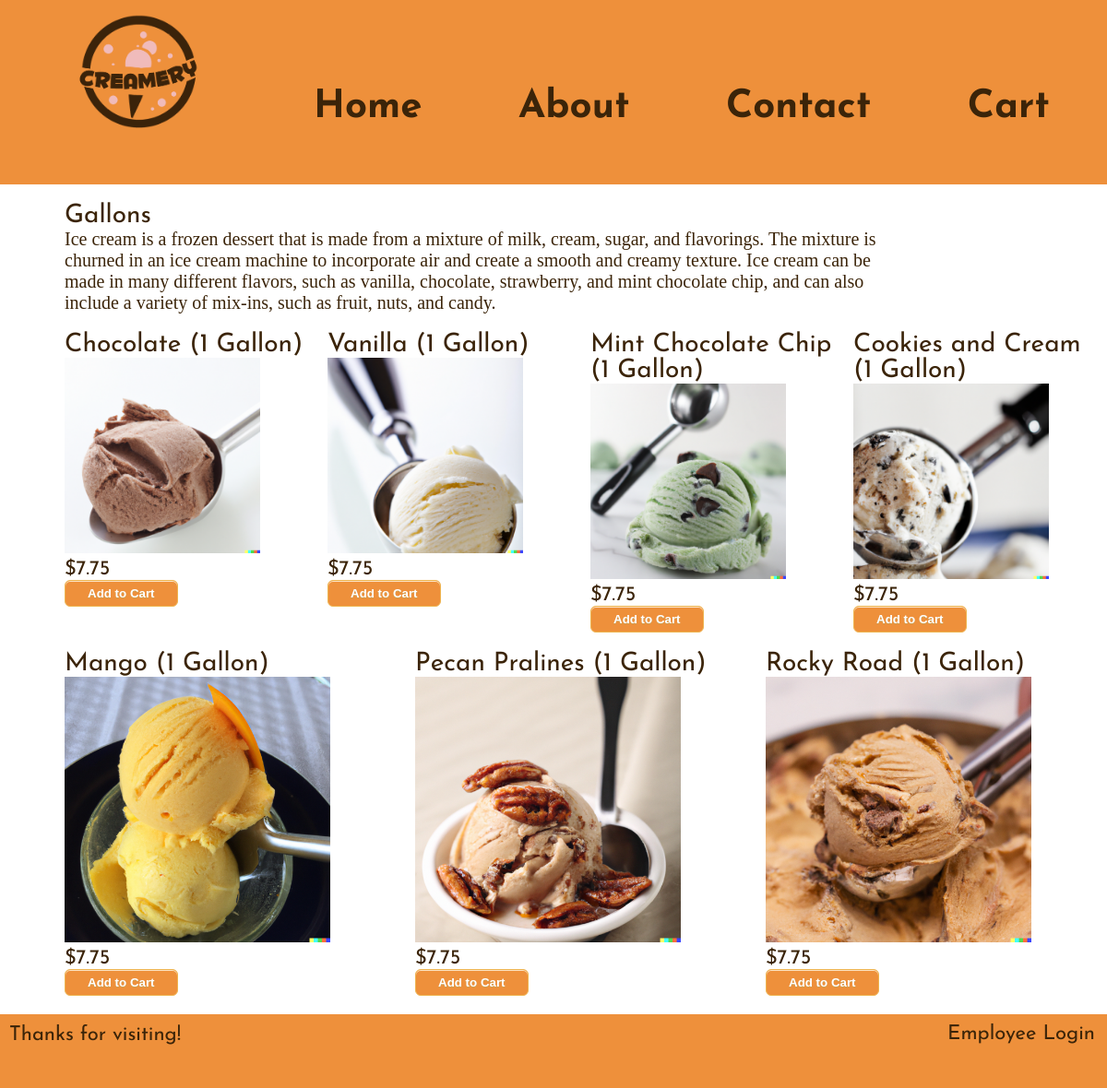
The page /category/5 on the database its author committed.
### app.py (models this page shows)
class Cat(db.Model):
    id = db.Column(db.Integer, primary_key=True)
    name = db.Column(db.Text, nullable=False)
    img = db.Column(db.Text, nullable=False)
    desc = db.Column(db.String(5000))

class Products(db.Model):
    id = db.Column(db.Integer, primary_key=True, autoincrement=True)
    name = db.Column(db.String(100))
    cat_ID = db.Column(db.Integer)
    price = db.Column(db.Float)
    quantity = db.Column(db.Integer)
    img = db.Column(db.String(100))

### app.py (the view)
@app.route('/category/<int:id>')
def category(id):
    category = Cat.query.filter_by(id=id).first()
    products = Products.query.filter_by(cat_ID=id).all()
    return render_template('category.html', category=category, products=products)

### templates/category.html (shortened to what this page needs)
{% extends 'base.html' %}
{% block content %}
<div class="text"><h3>{{ category.name }}</h3>
    {{ category.desc }}
    </div>
        {% for product in products %}
        <div class="image"><h3>{{ product.name }}</h3>
            <img src="{{ url_for('static', filename='images/' + product.img) }}">
            <p><h4>${{ product.price }}</h3></p>
            <button onclick="addToCart('{{ product.name }}', {{ product.price }})">Add to Cart</button>
        </div>
        {% endfor %}
{% endblock %}

### templates/base.html (shortened to what this page needs)
<!doctype html>
<html>
  <head>
    <link rel="stylesheet" href="{{ url_for('static', filename='style.css') }}">
  </head>
  <body>
        <header>
            <div class="nav">
          <ul class ="row">
            <li><a href="/"><img src="{{ url_for('static', filename='images/creamery.png') }}"></a></li>
            <li><a href="/"><h1>Home</h1></a></li>
            <li><h1><a href="/about">About</a></h1></li>
            <li><h1><a href="/contact">Contact</a></h1></li>
            <li><h1><a href="/cart">Cart</a></h1></li>
          </ul>
          </div>
        </header>
      <div id="wrapper">
        {% block content %}{% endblock %}
      </div>
      <footer><h4>Thanks for visiting!<span><a href="./management-login.html">Employee Login</a> </span></h4></footer>
  </body>
</html>

### static/style.css (style rules this page uses)
* { margin: 0; padding: 0; box-sizing: border-box; }
body { margin: 0; height: 100%; font-size: 1.25rem; font-family: 'Garamond', serif; color: #3b2409; }
header, footer, article { padding: 10px; }
footer { background: #ee903b; height: 10vh; }
footer span { float: right; padding-right: 3px; }
header { height:25vh; background: #ee903b; }
header img { max-width:50%; min-width:10%; max-height:20vh; min-height:10%; }
header ul { margin:0; padding:0; list-style-type: none; display:flex; justify-content: space-around; }
header ul li { cursor:pointer; padding:5px; flex:auto; text-align:center; }
header a,footer a { text-decoration:none; color: #3b2409; }
h1,h2,h3,h4,.button { font-family: 'Josefin', sans-serif; }
h1 { font-size: 42px; font-weight: 800; margin-top:10vh; }
h3 { font-size: 28px; font-weight: 400; }
h4 { font-size: 22px; font-weight: 400; display: inline; }
#wrapper { display: flex; flex-wrap: wrap; width: 100vm; margin:10px 0px 10px 5%; height:80%; }
#wrapper div { padding:10px; width:auto; height:auto; }
#wrapper img { max-width:80%; max-height:80vh; }
.text { flex: 0 5 80%; }
.image { flex: 5 5 25%; max-width: 40%; }
.add-to-cart, button { box-shadow:inset 0px 1px 0px 0px #fce2c1; background-color: #ee903b; border-radius:6px; border:1px solid #eeb44f; cursor:pointer; color:white; font-weight:bold; padding:6px 24px; text-decoration:none; text-shadow:0px 1px 0px #cc9f52; }

### rows shown on the page
Cat: name "Gallons", desc "Ice cream is a frozen dessert that is made from a mixture of milk, cream, sugar, and flavorings. The mixture is churned in an ice cream machine to incorporate air and create a smooth and creamy texture. Ice cream can be made in many different flavors, such as vanilla, chocolate, strawberry, and mint chocolate chip, and can also include a variety of mix-ins, such as fruit, nuts, and candy."
Products: name "Chocolate (1 Gallon)", img (picture), price "7.75"
Products: name "Vanilla (1 Gallon)", img (picture), price "7.75"
Products: name "Mint Chocolate Chip (1 Gallon)", img (picture), price "7.75"
Products: name "Cookies and Cream (1 Gallon)", img (picture), price "7.75"
Products: name "Mango (1 Gallon)", img (picture), price "7.75"
Products: name "Pecan Pralines (1 Gallon)", img (picture), price "7.75"
Products: name "Rocky Road (1 Gallon)", img (picture), price "7.75"
